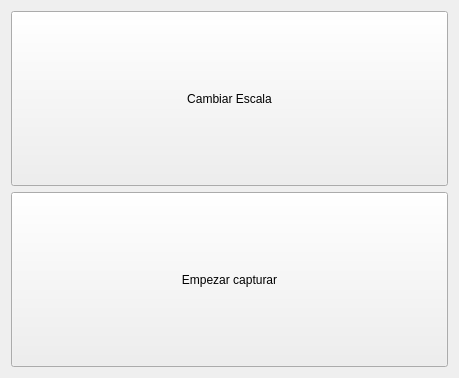
<?xml version="1.0" encoding="UTF-8"?>
<ui version="4.0">
 <class>GUIRealTimeDataDisplayerClass</class>
 <widget class="QWidget" name="GUIRealTimeDataDisplayerClass">
  <property name="geometry">
   <rect>
    <x>0</x>
    <y>0</y>
    <width>459</width>
    <height>378</height>
   </rect>
  </property>
  <property name="windowTitle">
   <string>GUIRealTimeDataDisplayer</string>
  </property>
  <layout class="QVBoxLayout" name="verticalLayout_2">
   <item>
    <layout class="QVBoxLayout" name="verticalLayout">
     <item>
      <layout class="QFormLayout" name="formLayout">
       <property name="sizeConstraint">
        <enum>QLayout::SetMinimumSize</enum>
       </property>
       <property name="fieldGrowthPolicy">
        <enum>QFormLayout::AllNonFixedFieldsGrow</enum>
       </property>
      </layout>
     </item>
     <item>
      <widget class="QPushButton" name="changeScaleButton">
       <property name="sizePolicy">
        <sizepolicy hsizetype="Minimum" vsizetype="Minimum">
         <horstretch>0</horstretch>
         <verstretch>0</verstretch>
        </sizepolicy>
       </property>
       <property name="text">
        <string>Cambiar Escala</string>
       </property>
      </widget>
     </item>
     <item>
      <widget class="QPushButton" name="startCapturingButton">
       <property name="sizePolicy">
        <sizepolicy hsizetype="Minimum" vsizetype="Minimum">
         <horstretch>0</horstretch>
         <verstretch>0</verstretch>
        </sizepolicy>
       </property>
       <property name="text">
        <string>Empezar capturar</string>
       </property>
      </widget>
     </item>
    </layout>
   </item>
  </layout>
 </widget>
 <layoutdefault spacing="6" margin="11"/>
 <resources/>
 <connections/>
</ui>
